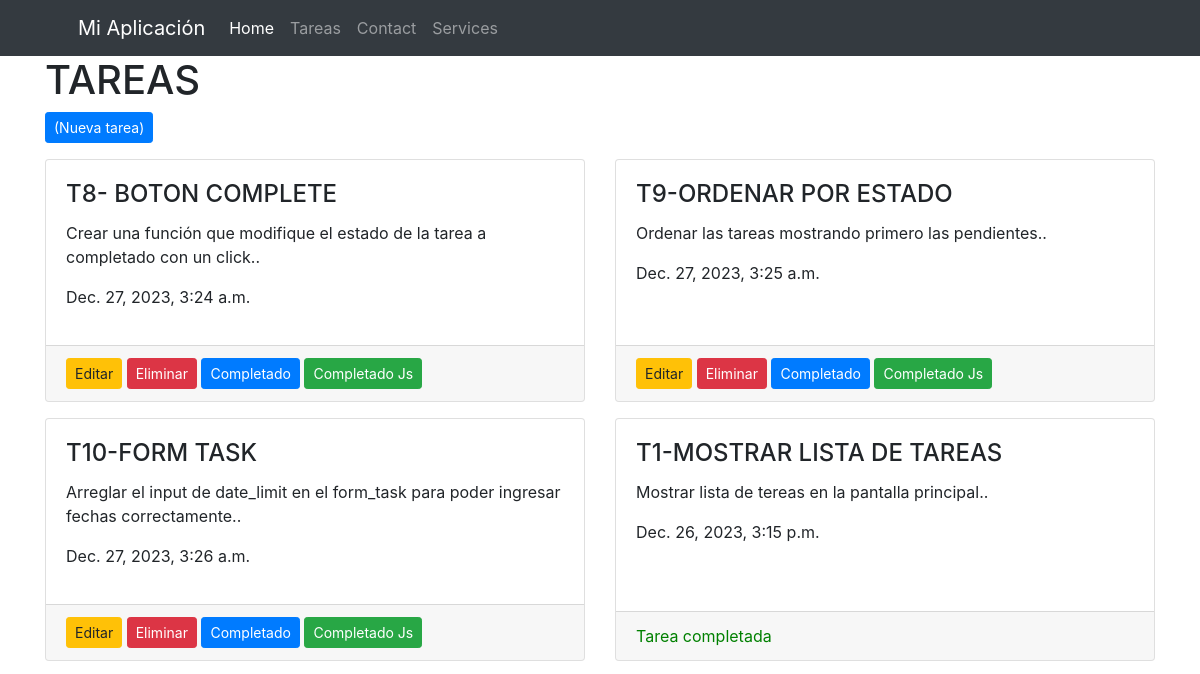
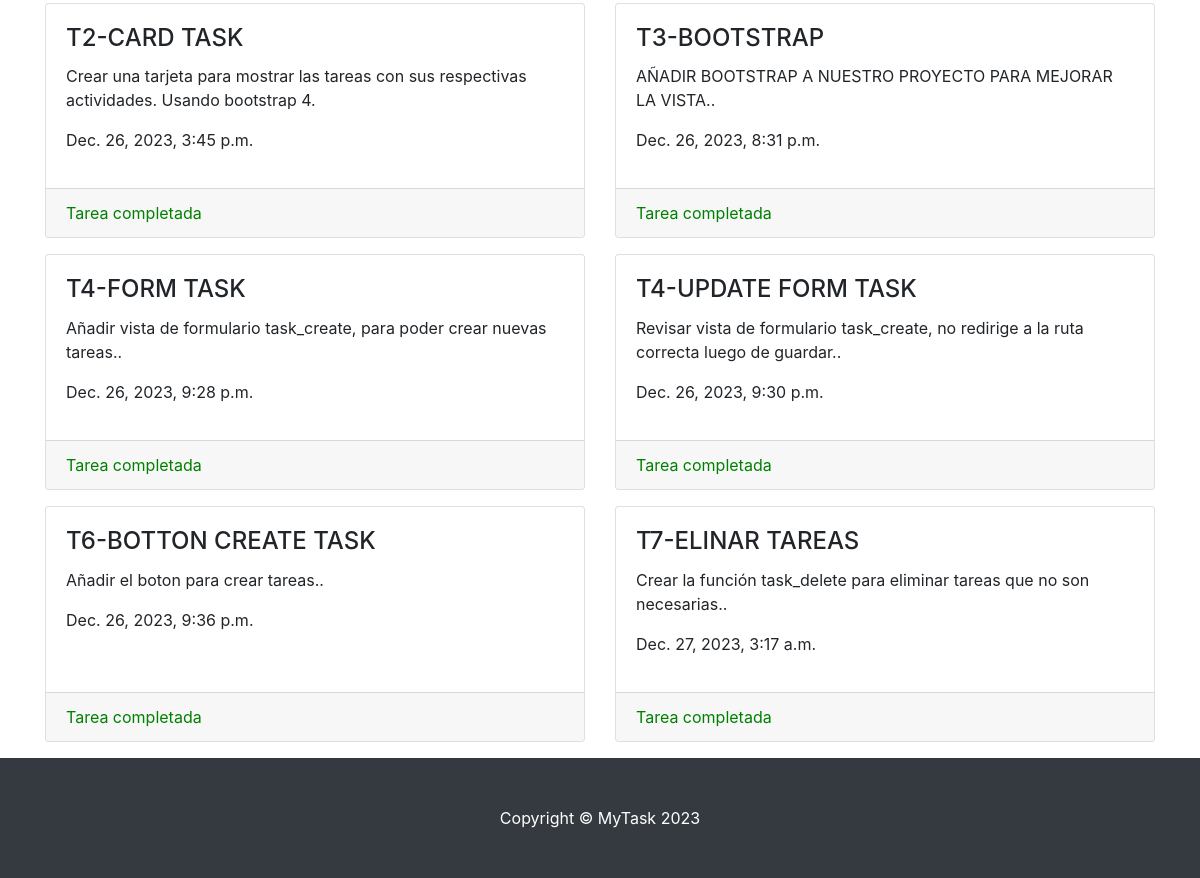
Page /task/ on the earlier database version (2 pictures, top to bottom).
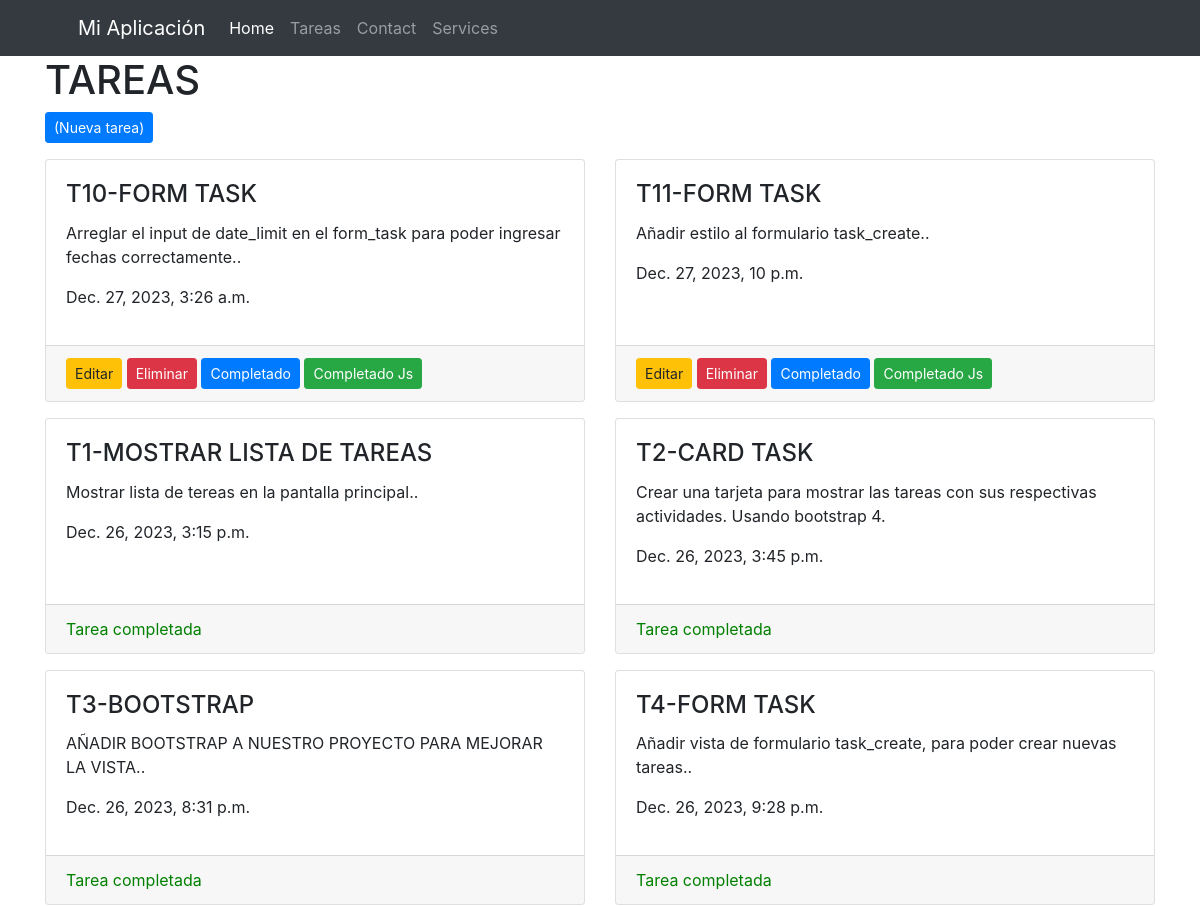
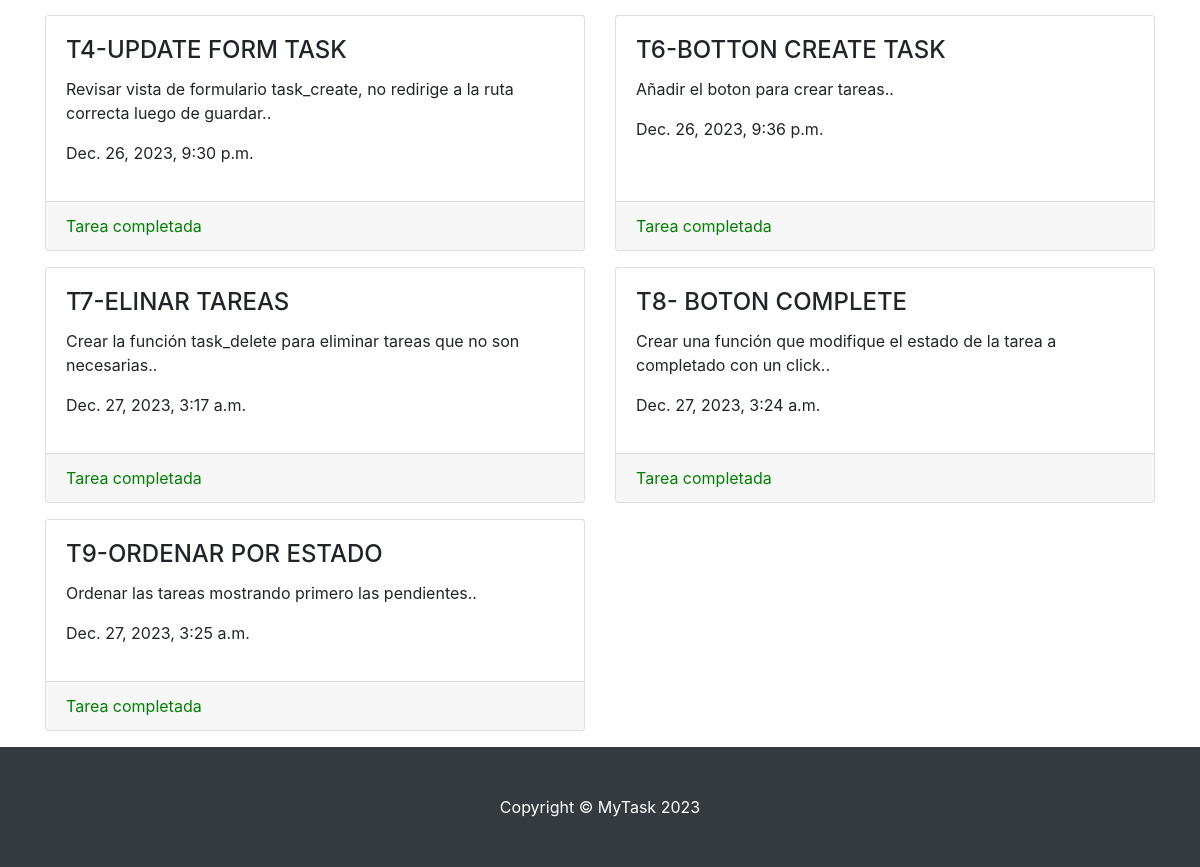
Same page on the later database version (2 pictures, top to bottom).
### task/models.py (models this page shows, shortened)
class Task(models.Model):
    title = models.CharField(max_length=200)
    description = models.TextField()
    created = models.DateTimeField(auto_now_add=True)
    limit_date = models.DateTimeField(auto_now_add=False, null=True, blank=True)
    complete = models.BooleanField(default=False)

### task/views.py (the view)
# urls.py: path('task/', task_list, name='task_list'),
def task_list(request):
    tasks = Task.objects.all().order_by('complete')
    return render(request, 'task/task_list.html', {'tasks': tasks})

### task/templates/task/task_list.html
{% extends 'task/base.html' %}
{% block content %}
    <div class="container">
        <div class="mb-3">
            <h1>TAREAS</h1>
                <a class="btn btn-primary btn-sm"  href="{% url 'task:task_create' %}">(Nueva tarea)</a>
        </div>
        <div class="row">
            {% if tasks %}
                {% for task in tasks %}
                    <div class="col-md-6 mb-3">
                        <div class="card h-100">
                            <div class="card-body">
                                <h4 class="card-title">{{ task.title }}</h4>
                                <p class="card-text">{{ task.description }}.</p>
                                <p>{{ task.created }}</p>
                            </div>
                            <div class="card-footer">
                                {% if task.complete %}
                                    <div style="color: green;">Tarea completada</div>
                                {% else %}
                                    <a class="btn btn-warning btn-sm" href="{% url 'task:task_edit' task.id %}">Editar</a>
                                    <a class="btn btn-danger btn-sm" href="{% url 'task:task_delete' task.id %}">Eliminar</a>
                                    <a class="btn btn-primary btn-sm" href="{% url 'task:task_complete' task.id %}">Completado</a>
                                    <a class="btn btn-success btn-sm complete-button" data-task-id="{{ task.id }}">Completado Js</a>
                                {% endif %}
                            </div>
                        </div>
                    </div>
                {% endfor %}
            {% else %}
                <p>No hay tareas</p>
            {% endif %}
        </div>
    </div>
{% endblock %}

Differences in the rows shown:
added Task: title "T11-FORM TASK", description "Añadir estilo al formulario task_create.", created "Dec. 27, 2023, 10 p.m."
changed Task "T8- BOTON COMPLETE": complete "Editar Eliminar Completado Completado Js" → "Tarea completada"; moves down the list
changed Task "T9-ORDENAR POR ESTADO": complete "Editar Eliminar Completado Completado Js" → "Tarea completada"; moves down the list
